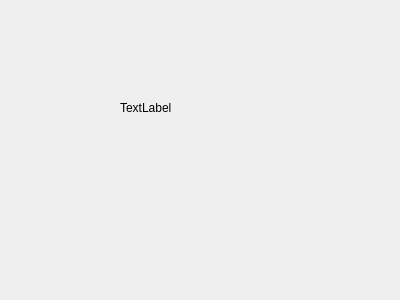
<?xml version="1.0" encoding="UTF-8"?>
<ui version="4.0">
 <class>Form</class>
 <widget class="QWidget" name="Form">
  <property name="geometry">
   <rect>
    <x>0</x>
    <y>0</y>
    <width>400</width>
    <height>300</height>
   </rect>
  </property>
  <property name="windowTitle">
   <string>Form</string>
  </property>
  <widget class="QLabel" name="label">
   <property name="geometry">
    <rect>
     <x>120</x>
     <y>100</y>
     <width>72</width>
     <height>15</height>
    </rect>
   </property>
   <property name="text">
    <string>TextLabel</string>
   </property>
  </widget>
 </widget>
 <resources/>
 <connections/>
</ui>
